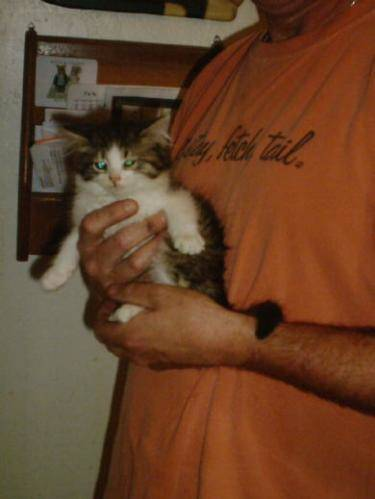
#> input picture cat.4002.jpg, 375 x 499 px
$ jupyter execute Day_4.ipynb
#> lines starting #> are read from the running program, lines starting #| are printed output that depends on the picture
[cell 1]
import cv2
import numpy as np

[cell 2]
img = cv2.imread("cat.4002.jpg", 1)
#> img is the input picture: shape (499, 375, 3); mean B, G, R 41.5, 66.7, 104.4

[cell 3]
img_float = img.astype(np.float32)/255

[cell 4]
cv2.imshow("float", img_float)
cv2.waitKey(0)
cv2.destroyAllWindows()

<h1>
    Adding gaussian-noise to image

[cell 5]
mean = 0
std = 0.1
gaussian_noise = np.random.normal(mean, std, img_float.shape)

[cell 6]
noisy_img_float = img_float + gaussian_noise
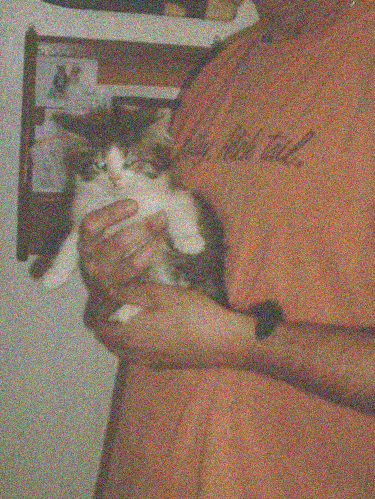
#> noisy_img_float: shape (499, 375, 3) float64; mean B, G, R 0.163, 0.262, 0.409; drawn with min black and max white

[cell 7]
cv2.imshow("gaussan_noisy_img", noisy_img_float)
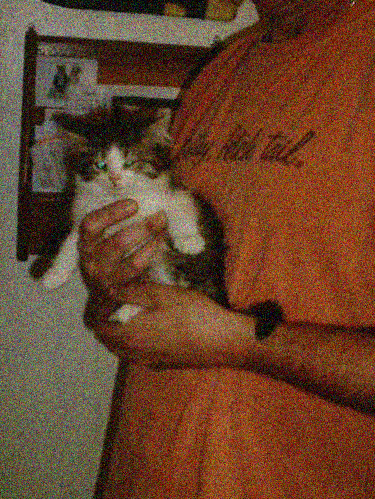
#> window 'gaussan_noisy_img': shape (499, 375, 3); mean B, G, R 43.4, 66.9, 104.1
cv2.waitKey(0)
cv2.destroyAllWindows()

[cell 8]
noisy_img = np.clip(noisy_img_float, 0, 1)
noisy_img_uint8 = (noisy_img_float * 255).astype(np.uint8)
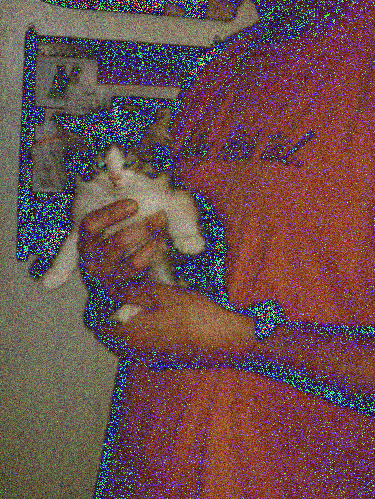
#> noisy_img_uint8: shape (499, 375, 3); mean B, G, R 76.6, 76.5, 107

[cell 9]
cv2.imshow("gaussan_noisy_img", noisy_img_uint8)
cv2.waitKey(0)
cv2.destroyAllWindows()

[cell 10]
cv2.imwrite('noisy_image_gaussian.jpg', noisy_img_uint8)
#> Out = True

<h1>
    Adding salt/pepper_noise to image

[cell 11]
prob = 0.02
rnd = np.random.rand(*img.shape[:2])

[cell 12]
salt = (rnd < prob/2)
pepper = (rnd > 1-prob/2)

[cell 13]
ps_noisy_img = np.copy(img)

[cell 14]
ps_noisy_img[salt] = [255,255,255]
ps_noisy_img[pepper] = [0,0,0]
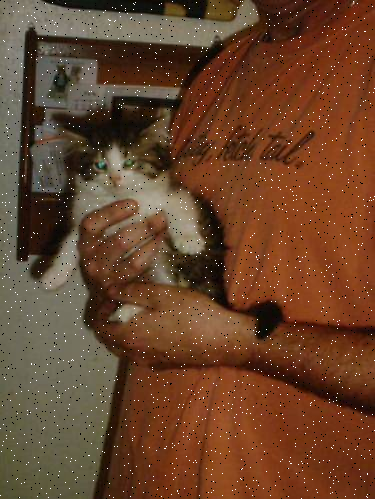
#> ps_noisy_img: shape (499, 375, 3); mean B, G, R 43.2, 67.9, 104.8

[cell 15]
cv2.imshow("noisy image pepper/salt", ps_noisy_img)
cv2.waitKey(0)
cv2.destroyAllWindows()

[cell 16]
cv2.imwrite('pepper&salt_image_gaussian.jpg', ps_noisy_img)
#> Out = True

<h1>
    bluring

[cell 17]
blur = cv2.blur(ps_noisy_img, [5,5])
cv2.imshow('blured image', blur)
cv2.waitKey(0)
cv2.destroyAllWindows()
cv2.imwrite("simple_blur_ps.png", blur)
#> Out = True

[cell 18]
blur_on_gaussain = cv2.blur(noisy_img_uint8, [5,5])
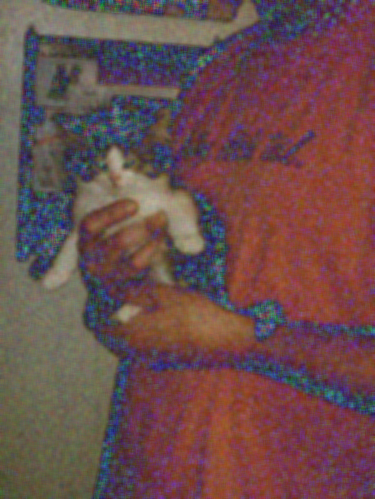
#> blur_on_gaussain: shape (499, 375, 3); mean B, G, R 76.6, 76.5, 107
cv2.imshow('blured image', blur_on_gaussain)
cv2.waitKey(0)
cv2.destroyAllWindows()
cv2.imwrite("simple_blur_gaussian.png", blur_on_gaussain)
#> Out = True

<h1>
    gaussian blur

[cell 19]
g_blur = cv2.GaussianBlur(ps_noisy_img, [5,5], 0)
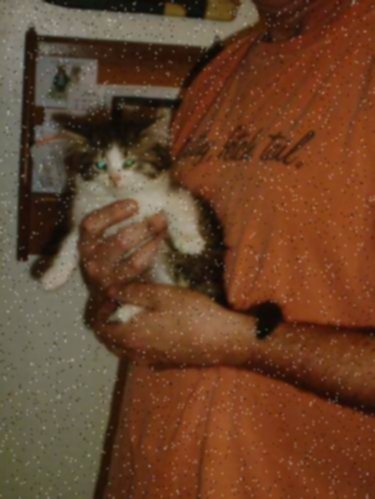
#> g_blur: shape (499, 375, 3); mean B, G, R 43.2, 67.9, 104.8
cv2.imshow('blured image', g_blur)
cv2.waitKey(0)
cv2.destroyAllWindows()
cv2.imwrite("gaussian_blur_ps.png", g_blur)
#> Out = True

[cell 20]
g_blur_on_gaussian = cv2.GaussianBlur(noisy_img_uint8, [5,5], 0)
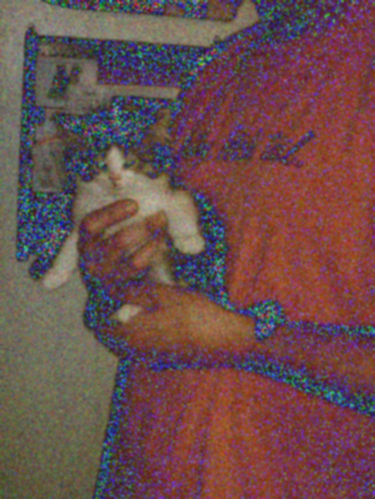
#> g_blur_on_gaussian: shape (499, 375, 3); mean B, G, R 76.6, 76.5, 107
cv2.imshow('blured image', g_blur_on_gaussian)
cv2.waitKey(0)
cv2.destroyAllWindows()
cv2.imwrite("gaussian_blur_gaussain.png", g_blur_on_gaussian)
#> Out = True

<h1>
    median blur

[cell 21]
m_blur = cv2.medianBlur(ps_noisy_img, 5)
cv2.imshow('blured image', m_blur)
cv2.waitKey(0)
cv2.destroyAllWindows()
cv2.imwrite("median_blur_ps.png", m_blur)
#> Out = True

[cell 22]
m_blur_on_gaussian = cv2.medianBlur(noisy_img_uint8, 5)
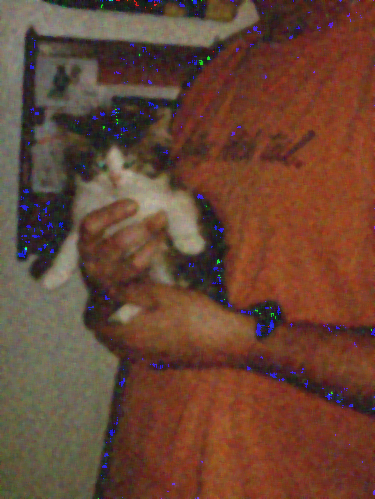
#> m_blur_on_gaussian: shape (499, 375, 3); mean B, G, R 52.7, 69.3, 104.8
cv2.imshow('blured image', m_blur_on_gaussian)
cv2.waitKey(0)
cv2.destroyAllWindows()
cv2.imwrite("median_blur_gaussian.png", m_blur_on_gaussian)
#> Out = True

<h1>
    Bilateral Filtering

[cell 23]
bil_blur = cv2.bilateralFilter(ps_noisy_img, 9, 75, 75)
cv2.imshow('blured image', bil_blur)
cv2.waitKey(0)
cv2.destroyAllWindows()
cv2.imwrite("bilateral_blur_ps.png", bil_blur)
#> Out = True

[cell 24]
bil_blur_on_gaussian = cv2.bilateralFilter(noisy_img_uint8, 9, 75, 75)
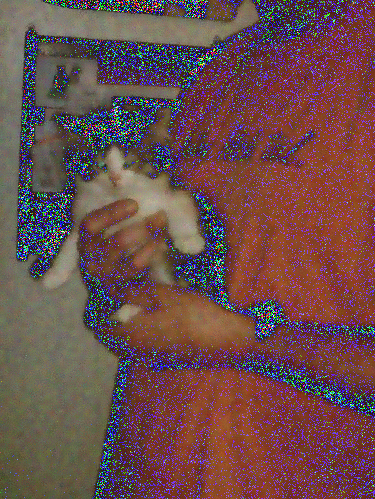
#> bil_blur_on_gaussian: shape (499, 375, 3); mean B, G, R 75.7, 75.9, 106.9
cv2.imshow('blured image', bil_blur_on_gaussian)
cv2.waitKey(0)
cv2.destroyAllWindows()
cv2.imwrite("bilateral_blur_gaussian.png", bil_blur_on_gaussian)
#> Out = True
